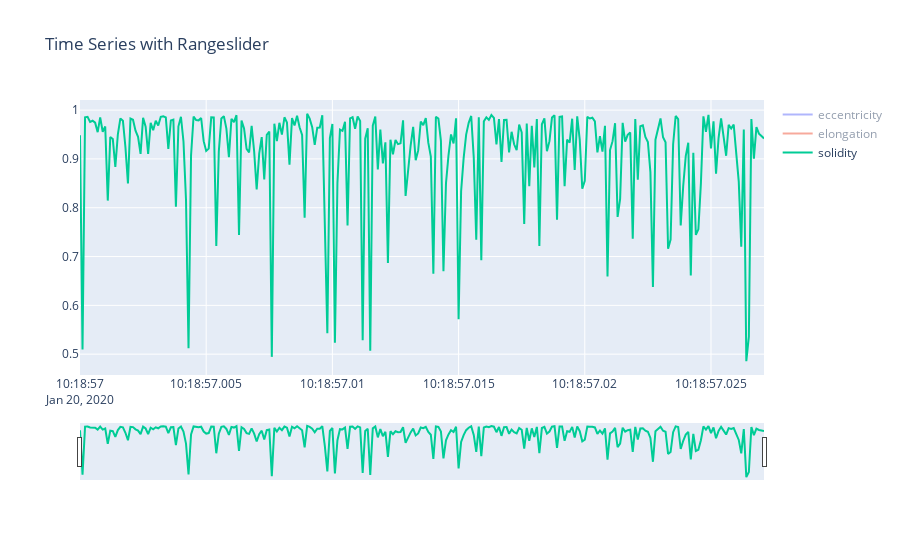

Notebook code for this chart:
### Code cell
import plotly.graph_objects as go
import pandas as pd

# df = pd.read_csv("https://raw.githubusercontent.com/plotly/datasets/master/finance-charts-apple.csv")

fig = go.Figure()

# for col in df_train.columns:
for col in cols:
    fig.add_trace(go.Scatter(x=df_train.index,
                             y=df_train[col],
                             name=col))

    
# fig.add_trace(go.Scatter(x=df_train.index, y=df_train['eccentricity'], name="AAPL High",
#                          line_color='deepskyblue'))

# fig.add_trace(go.Scatter(x=df_train.index, y=df_train['aspect_ratio'], name="AAPL Low",
#                          line_color='dimgray'))

fig.update_layout(title_text='Time Series with Rangeslider',
                  xaxis_rangeslider_visible=True)
fig.show()

### Figure 1 — Plotly figure (JSON) as saved in the notebook; plotly's stock layout.template omitted (floating-point values rounded to 4 significant figures; data arrays with more than 128 entries replaced by an {"elided": "..."} marker saying what was removed)
{"data": [{"name": "eccentricity", "type": "scatter", "visible": "legendonly", "x": {"elided": "272 str values"}, "y": {"elided": "272 float values"}}, {"name": "elongation", "type": "scatter", "visible": "legendonly", "x": {"elided": "272 str values"}, "y": {"elided": "272 float values"}}, {"name": "solidity", "type": "scatter", "visible": true, "x": {"elided": "272 str values"}, "y": {"elided": "272 float values"}}], "layout": {"autosize": true, "title": {"text": "Time Series with Rangeslider"}, "xaxis": {"autorange": true, "range": ["2020-01-20 10:18:57", "2020-01-20 10:18:57.0271"], "rangeslider": {"autorange": true, "range": ["2020-01-20 10:18:57", "2020-01-20 10:18:57.0271"], "visible": true, "yaxis": {"_template": null, "rangemode": "match"}}, "type": "date"}, "yaxis": {"autorange": true, "range": [0.4573, 1.021], "type": "linear"}}}
